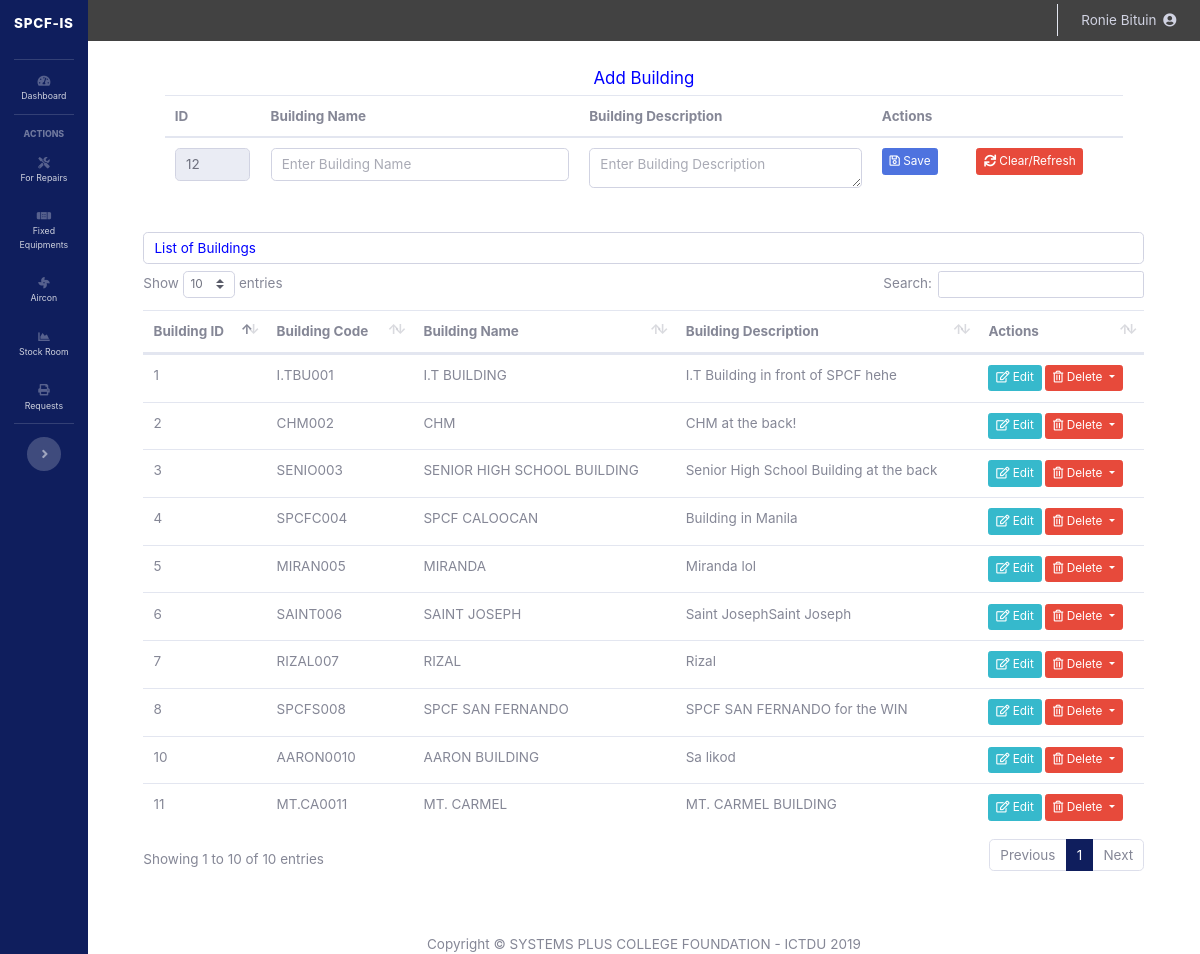
/ppfo/building.php (signed in), run on the app's committed database.
### tables this page shows
CREATE TABLE `building` (
  `building_id` int(11) NOT NULL,
  `building_name` varchar(128) NOT NULL,
  `building_code` varchar(32) NOT NULL,
  `building_description` text NOT NULL,
  `added_by` varchar(128) NOT NULL
);

### ppfo/process_building.php (called while the page is built, shortened)
<?php
	$update_building = false;
	$building_name = '';
?>

### ppfo/building.php (the view, shortened to what this page needs)
<?php
require_once 'process_building.php';
include('sidebar.php');
?>
<!DOCTYPE html>
<html>
<head>
	<link href="vendor/datatables/dataTables.bootstrap4.min.css" rel="stylesheet">
</head>
<body id="page-top">
  <div class="" id="wrapper" style="width: 100% !important;">
    <div id="content-wrapper" class="d-flex flex-column">
        <div id="content">
	<?php
	$result = mysqli_query($mysqli, "SELECT * FROM building");
	$fetchid =0;
	while ($res = mysqli_fetch_array($result)) {
	$fetchid = $res['building_id'];
}
	include('topbar.php');
?>
<div class="container-fluid">
	<?php
		$mysqli = new mysqli($host,$username,$password,$database) or die(mysql_error($mysqli));
		$result = $mysqli->query('SELECT * FROM building') or die ($mysqli->error);
	?>
	<div class="row justify-content-center">
	<form action="process_building.php" method="POST">
	<h2><?php
		if($update_building==true){
			echo "<h4>Edit ".$building_name." Building</h4>";
		}
		else{
			echo "<h5 style='color: blue;'><center>Add Building</centr></h5>";
		}
		?>
	</h2>
	<table class='table'>
		<thead>
			<tr>
					<th width="10%">ID</th>
					<th>Building Name</th>
					<th>Building Description</th>
					<th colspan="2">Actions </th>
			</tr>
					<td><input type="text" name="building_id" class="form-control" value='<?php if(isset($_GET['edit'])){echo $building_id;}else echo ++$fetchid;?>' readonly></td>
					<td><input type="text" id="nameBuilding" name="building_name" class="form-control" placeholder="Enter Building Name" value="<?php echo $building_name?>" required></td>
					<td><textarea style="min-height: 40px; height: 40px;" type="text" class="form-control" name="building_description" class="form-control" placeholder="Enter Building Description" value="" required><?php echo $building_description ?></textarea></td>
					<td><?php
							if($update_building==true):
							?>
							<button type="submit" class="btn btn-primary btn-sm" name="update">Update</button>
					<?php
						else:
						?>
					<button type="submit" class="btn btn-primary btn-sm" name="save"><i class="far fa-save"></i> Save</button>
					<?php endif;?></td>
					<td><a href="building.php" id="refresh" class='btn btn-danger btn-sm'><i class="fas as fa-sync"></i> Clear/Refresh</a></th></td>
		</thead>
	</table>
	</form>
	</div>
	<br/>
	<h5 style='color: blue;' class="form-control">List of Buildings</h4>
	<table class="table" id="dataTable" width="100%" cellspacing="0">
			<thead>
				<tr>
					<th>Building ID</th>
					<th>Building Code</th>
					<th>Building Name</th>
					<th>Building Description</th>
					<th>Actions</th>
				</tr>
			</thead>
		<tbody>
			<?php while($row=$result->fetch_assoc()){ ?>
			<tr>
				<td><?php echo $row['building_id']; ?></td>
				<td><?php echo $row['building_code']; ?></td>
				<td><?php echo $row['building_name']; ?></td>
				<td><?php echo $row['building_description']; ?></td>
				<td>
					<a href="building.php?edit=<?php echo $row['building_id']; ?>" class="btn btn-info btn-sm"><i class="far fa-edit"></i> Edit</a>
					<button class="btn btn-danger btn-secondary dropdown-toggle btn-sm" type="button" id="dropdownMenuButton" data-toggle="dropdown" aria-haspopup="true" aria-expanded="false">
						<i class="far fa-trash-alt"></i> Delete
					</button>
				</td>
			</tr>
		<?php } ?>
		</tbody>
	</table>
	<br/>
	<?php
	include('footer.php');
?>

### ppfo/sidebar.php (style rules this page uses)
html { font-family: 'Roboto Condensed', sans-serif !important; font-size: 13.5px; }
.container-fluid { background-color: white; padding-left: 5% !important; padding-right: 5% !important; }
#content-wrapper { background-color: white !important; }
::placeholder { opacity: 0.7 !important; }

### data on the page
building: building_id "1", building_code "I.TBU001", building_name "I.T BUILDING", building_description "I.T Building in front of SPCF hehe"
building: building_id "2", building_code "CHM002", building_name "CHM", building_description "CHM at the back!"
building: building_id "3", building_code "SENIO003", building_name "SENIOR HIGH SCHOOL BUILDING", building_description "Senior High School Building at the back"
building: building_id "4", building_code "SPCFC004", building_name "SPCF CALOOCAN", building_description "Building in Manila"
building: building_id "5", building_code "MIRAN005", building_name "MIRANDA", building_description "Miranda lol"
building: building_id "6", building_code "SAINT006", building_name "SAINT JOSEPH", building_description "Saint JosephSaint Joseph"
building: building_id "7", building_code "RIZAL007", building_name "RIZAL", building_description "Rizal"
building: building_id "8", building_code "SPCFS008", building_name "SPCF SAN FERNANDO", building_description "SPCF SAN FERNANDO for the WIN"
building: building_id "10", building_code "AARON0010", building_name "AARON BUILDING", building_description "Sa likod"
building: building_id "11", building_code "MT.CA0011", building_name "MT. CARMEL", building_description "MT. CARMEL BUILDING"

### other printed values
$_SESSION['username'] "Ronie Bituin"
